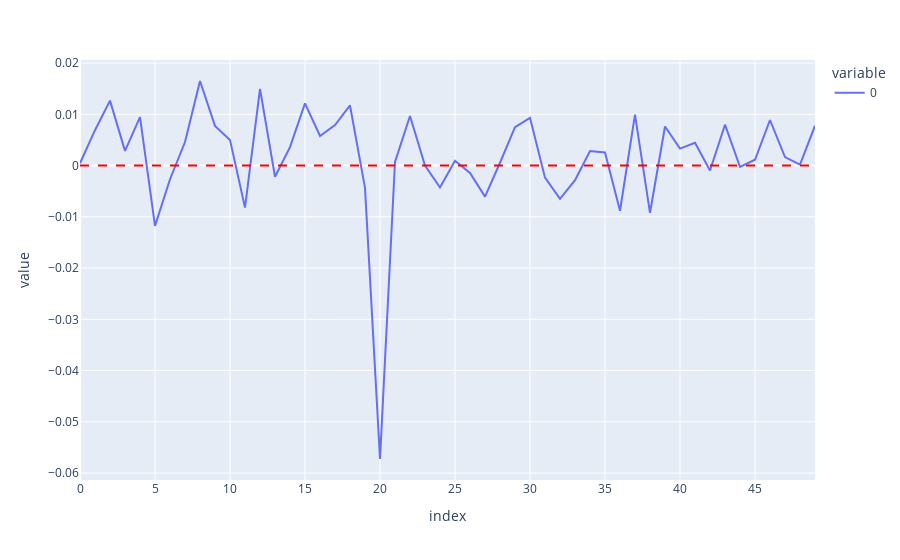
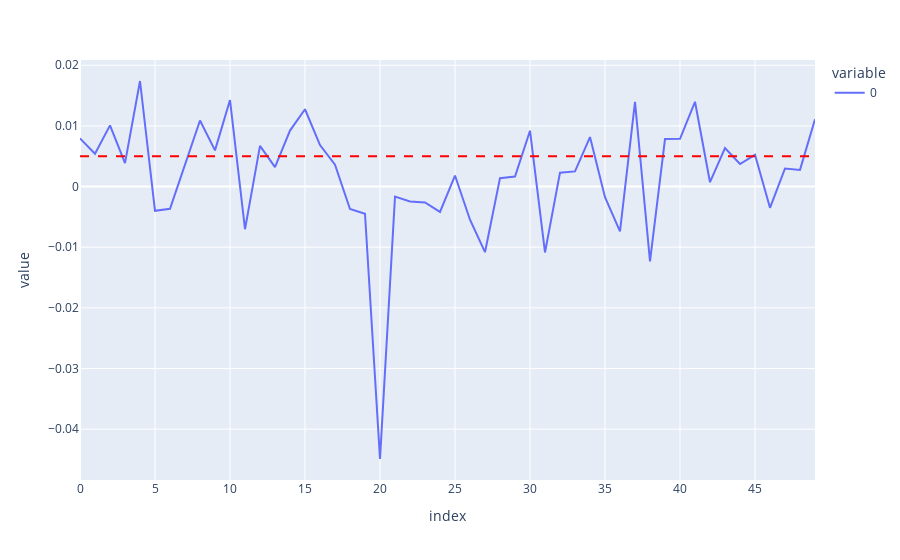
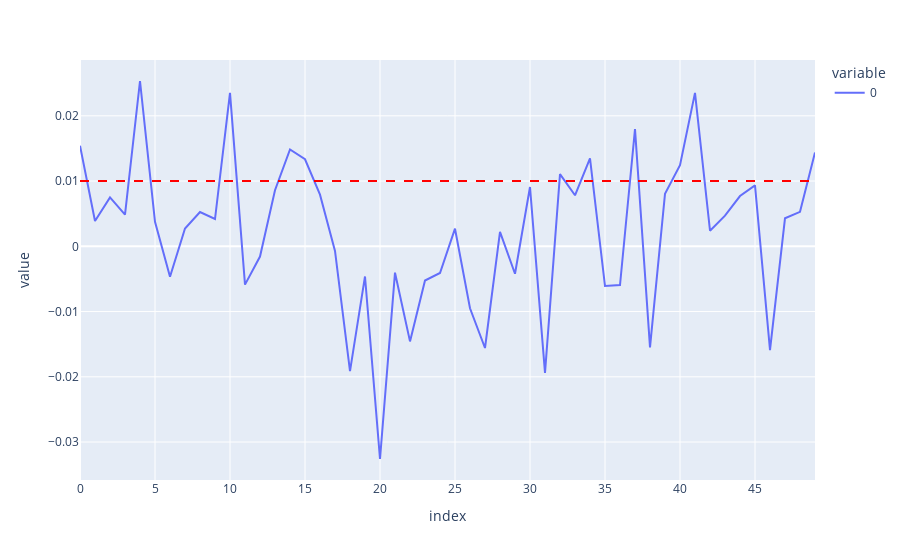
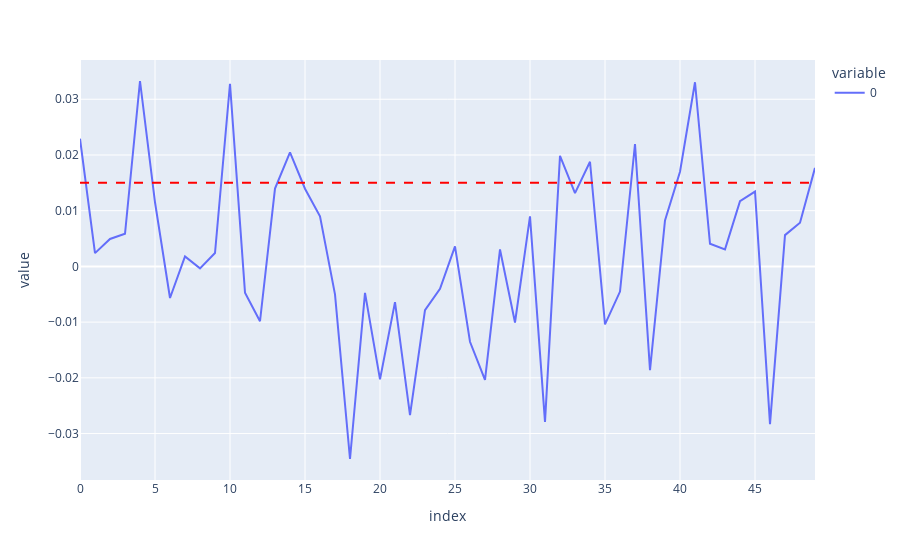

Notebook cell for these charts, in order:
### Code cell
import time

def plot(tret):
    d = []
    e = []
    for key, item in results_dict.items():
        d.append(item['Actual Average Return'].loc[tret])
        e.append(item['Portfolio Covariance'].loc[tret])

    fig = px.line(d)
    fig.add_hline(y=tret, line_dash="dash", line_color="red")
    fig.show()

for t in target_return.tolist():
    plot(t)

### Figure 1 — Plotly figure (JSON) as saved in the notebook; plotly's stock layout.template omitted (floating-point values rounded to 4 significant figures)
{"data": [{"hovertemplate": "variable=0<br>index=%{x}<br>value=%{y}<extra></extra>", "legendgroup": "0", "line": {"color": "#636efa", "dash": "solid"}, "marker": {"symbol": "circle"}, "mode": "lines", "name": "0", "orientation": "v", "showlegend": true, "type": "scatter", "x": [0, 1, 2, 3, 4, 5, 6, 7, 8, 9, 10, 11, 12, 13, 14, 15, 16, 17, 18, 19, 20, 21, 22, 23, 24, 25, 26, 27, 28, 29, 30, 31, 32, 33, 34, 35, 36, 37, 38, 39, 40, 41, 42, 43, 44, 45, 46, 47, 48, 49], "xaxis": "x", "y": [0.000454, 0.006903, 0.01266, 0.002863, 0.009464, -0.01177, -0.00267, 0.004585, 0.0165, 0.007741, 0.005006, -0.008206, 0.01496, -0.002183, 0.003605, 0.01215, 0.005762, 0.007914, 0.01172, -0.004356, -0.05726, 0.0007018, 0.009662, -1.483e-05, -0.004277, 0.0009242, -0.00145, -0.006066, 0.0005509, 0.007506, 0.009317, -0.002354, -0.006487, -0.002838, 0.002848, 0.00255, -0.008814, 0.009942, -0.009216, 0.007629, 0.003302, 0.004429, -0.0009652, 0.007972, -0.0002736, 0.001129, 0.008889, 0.00165, 0.0001998, 0.007785], "yaxis": "y"}], "layout": {"legend": {"title": {"text": "variable"}, "tracegroupgap": 0}, "margin": {"t": 60}, "shapes": [{"line": {"color": "red", "dash": "dash"}, "type": "line", "x0": 0, "x1": 1, "xref": "x domain", "y0": 0, "y1": 0, "yref": "y"}], "xaxis": {"anchor": "y", "domain": [0, 1], "title": {"text": "index"}}, "yaxis": {"anchor": "x", "domain": [0, 1], "title": {"text": "value"}}}}

### Figure 2 — Plotly figure (JSON) as saved in the notebook; plotly's stock layout.template omitted (floating-point values rounded to 4 significant figures)
{"data": [{"hovertemplate": "variable=0<br>index=%{x}<br>value=%{y}<extra></extra>", "legendgroup": "0", "line": {"color": "#636efa", "dash": "solid"}, "marker": {"symbol": "circle"}, "mode": "lines", "name": "0", "orientation": "v", "showlegend": true, "type": "scatter", "x": [0, 1, 2, 3, 4, 5, 6, 7, 8, 9, 10, 11, 12, 13, 14, 15, 16, 17, 18, 19, 20, 21, 22, 23, 24, 25, 26, 27, 28, 29, 30, 31, 32, 33, 34, 35, 36, 37, 38, 39, 40, 41, 42, 43, 44, 45, 46, 47, 48, 49], "xaxis": "x", "y": [0.00794, 0.005395, 0.01008, 0.003862, 0.0174, -0.004008, -0.003669, 0.003656, 0.01088, 0.005962, 0.01426, -0.007041, 0.006695, 0.003204, 0.009222, 0.01274, 0.00684, 0.003604, -0.003706, -0.004489, -0.04493, -0.001671, -0.002456, -0.002628, -0.004186, 0.001812, -0.005476, -0.01083, 0.001383, 0.001649, 0.009207, -0.01087, 0.002287, 0.002494, 0.00816, -0.001772, -0.007382, 0.01395, -0.01235, 0.007832, 0.007865, 0.01397, 0.0007129, 0.006331, 0.003717, 0.00523, -0.00351, 0.002972, 0.002744, 0.01108], "yaxis": "y"}], "layout": {"legend": {"title": {"text": "variable"}, "tracegroupgap": 0}, "margin": {"t": 60}, "shapes": [{"line": {"color": "red", "dash": "dash"}, "type": "line", "x0": 0, "x1": 1, "xref": "x domain", "y0": 0.005, "y1": 0.005, "yref": "y"}], "xaxis": {"anchor": "y", "domain": [0, 1], "title": {"text": "index"}}, "yaxis": {"anchor": "x", "domain": [0, 1], "title": {"text": "value"}}}}

### Figure 3 — Plotly figure (JSON) as saved in the notebook; plotly's stock layout.template omitted (floating-point values rounded to 4 significant figures)
{"data": [{"hovertemplate": "variable=0<br>index=%{x}<br>value=%{y}<extra></extra>", "legendgroup": "0", "line": {"color": "#636efa", "dash": "solid"}, "marker": {"symbol": "circle"}, "mode": "lines", "name": "0", "orientation": "v", "showlegend": true, "type": "scatter", "x": [0, 1, 2, 3, 4, 5, 6, 7, 8, 9, 10, 11, 12, 13, 14, 15, 16, 17, 18, 19, 20, 21, 22, 23, 24, 25, 26, 27, 28, 29, 30, 31, 32, 33, 34, 35, 36, 37, 38, 39, 40, 41, 42, 43, 44, 45, 46, 47, 48, 49], "xaxis": "x", "y": [0.01543, 0.003887, 0.007502, 0.004862, 0.02534, 0.003751, -0.004669, 0.002728, 0.005263, 0.004184, 0.02352, -0.005875, -0.001574, 0.008591, 0.01484, 0.01334, 0.007919, -0.0007066, -0.01914, -0.004621, -0.0326, -0.004044, -0.01457, -0.00524, -0.004095, 0.002701, -0.009501, -0.01559, 0.002214, -0.004208, 0.009096, -0.01939, 0.01106, 0.007825, 0.01347, -0.006094, -0.00595, 0.01796, -0.01548, 0.008034, 0.01243, 0.02351, 0.002391, 0.004691, 0.007708, 0.009331, -0.01591, 0.004294, 0.005287, 0.01438], "yaxis": "y"}], "layout": {"legend": {"title": {"text": "variable"}, "tracegroupgap": 0}, "margin": {"t": 60}, "shapes": [{"line": {"color": "red", "dash": "dash"}, "type": "line", "x0": 0, "x1": 1, "xref": "x domain", "y0": 0.01, "y1": 0.01, "yref": "y"}], "xaxis": {"anchor": "y", "domain": [0, 1], "title": {"text": "index"}}, "yaxis": {"anchor": "x", "domain": [0, 1], "title": {"text": "value"}}}}

### Figure 4 — Plotly figure (JSON) as saved in the notebook; plotly's stock layout.template omitted (floating-point values rounded to 4 significant figures)
{"data": [{"hovertemplate": "variable=0<br>index=%{x}<br>value=%{y}<extra></extra>", "legendgroup": "0", "line": {"color": "#636efa", "dash": "solid"}, "marker": {"symbol": "circle"}, "mode": "lines", "name": "0", "orientation": "v", "showlegend": true, "type": "scatter", "x": [0, 1, 2, 3, 4, 5, 6, 7, 8, 9, 10, 11, 12, 13, 14, 15, 16, 17, 18, 19, 20, 21, 22, 23, 24, 25, 26, 27, 28, 29, 30, 31, 32, 33, 34, 35, 36, 37, 38, 39, 40, 41, 42, 43, 44, 45, 46, 47, 48, 49], "xaxis": "x", "y": [0.02291, 0.00238, 0.004921, 0.005861, 0.03327, 0.01151, -0.005668, 0.001799, -0.0003551, 0.002405, 0.03278, -0.00471, -0.009843, 0.01398, 0.02046, 0.01394, 0.008997, -0.005017, -0.03457, -0.004754, -0.02027, -0.006417, -0.02669, -0.007853, -0.004004, 0.003589, -0.01353, -0.02035, 0.003046, -0.01007, 0.008986, -0.02791, 0.01984, 0.01316, 0.01878, -0.01042, -0.004518, 0.02197, -0.01862, 0.008236, 0.01699, 0.03306, 0.004069, 0.00305, 0.0117, 0.01343, -0.02831, 0.005616, 0.007831, 0.01768], "yaxis": "y"}], "layout": {"legend": {"title": {"text": "variable"}, "tracegroupgap": 0}, "margin": {"t": 60}, "shapes": [{"line": {"color": "red", "dash": "dash"}, "type": "line", "x0": 0, "x1": 1, "xref": "x domain", "y0": 0.015, "y1": 0.015, "yref": "y"}], "xaxis": {"anchor": "y", "domain": [0, 1], "title": {"text": "index"}}, "yaxis": {"anchor": "x", "domain": [0, 1], "title": {"text": "value"}}}}
